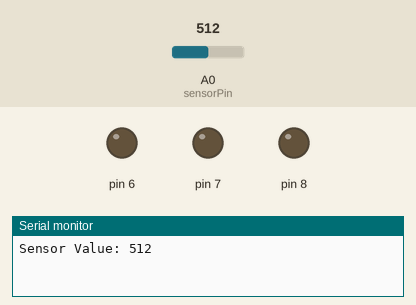
Recording of a sketch running on a simulated Arduino Uno, built with avr-gcc and run on an emulated ATmega328P. On the bench: output pins drawn as LEDs (lit = HIGH), the last lines printed to the serial monitor. Inputs (shaded band) come from the test bench; at power-on: A0 (sensorPin) = 512.

Above: at 0.1 s.
At 1.1 s:
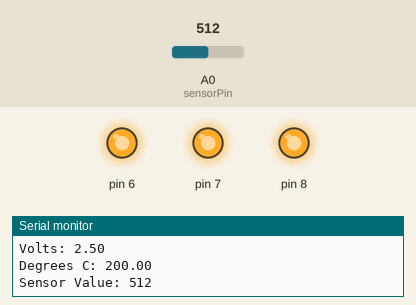
Timing chart, 0 to 2.6 s (numbered marks = the images above):
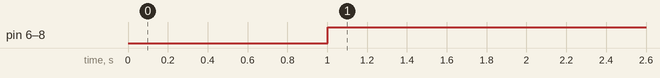

The sketch:

ex3.ino
```cpp
const int sensorPin = A0; //there is something wrong with the sensor value temperature sensor is not working as it should....
const float baselineTemp = 25.0;

void setup() {
  // put your setup code here, to run once:
  Serial.begin(9600);

  for(int pinNumber = 6; pinNumber<9; pinNumber++){
    pinMode(pinNumber, OUTPUT);
    digitalWrite(pinNumber, LOW);
  }

}

void loop() {
  // put your main code here, to run repeatedly:
int sensorVal = analogRead(sensorPin);
Serial.print("Sensor Value: ");
Serial.print(sensorVal);
Serial.println();
delay(1000);
float voltage = (sensorVal/1024.0)*5.0;
Serial.print("Volts: ");
Serial.print(voltage);
Serial.println();

Serial.print("Degrees C: ");
float temperature = (voltage-0.5)*100;
Serial.print(temperature);
Serial.println();

if(temperature < baselineTemp){
digitalWrite(6, LOW);
digitalWrite(7, LOW);
digitalWrite(8, LOW);
}else if(temperature >= baselineTemp+2 &&
temperature < baselineTemp+4){
digitalWrite(6, HIGH);
digitalWrite(7, LOW);
digitalWrite(8, LOW);
}else if(temperature >= baselineTemp+4 &&
temperature < baselineTemp+6){
digitalWrite(6, HIGH);
digitalWrite(7, HIGH);
digitalWrite(8, LOW);
}else if(temperature >= baselineTemp+6){
digitalWrite(6, HIGH);
digitalWrite(7, HIGH);
digitalWrite(8, HIGH);
}
delay(1);

}
```

Measured:
- by itself, pin 6–8: LOW → HIGH at 1.0 s
